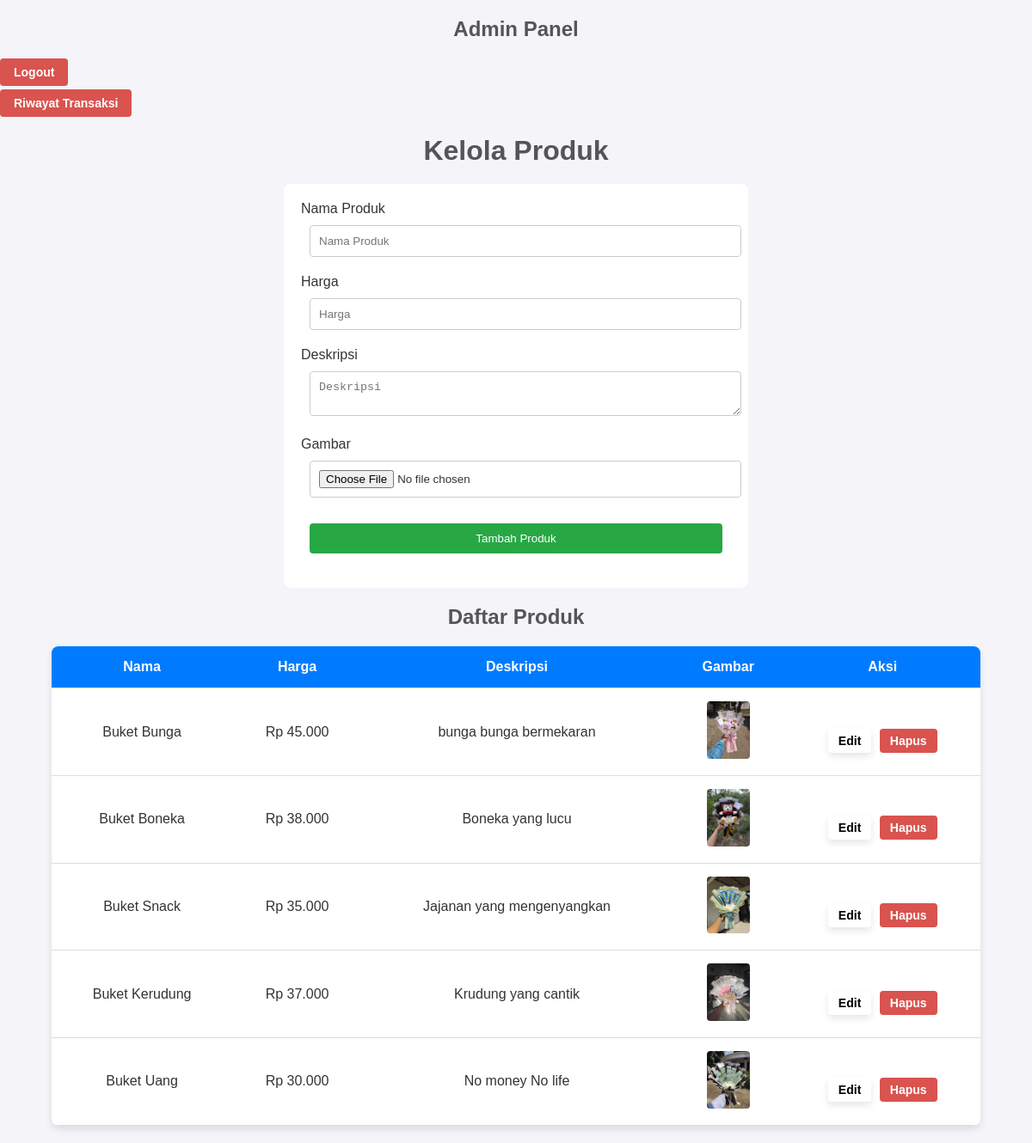
/admin.php (signed in), run on the app's committed database.
### tables this page shows
CREATE TABLE `produk` (
  `id` int(11) NOT NULL,
  `category_id` int(11) NOT NULL,
  `name` varchar(100) NOT NULL,
  `price` decimal(10,2) NOT NULL,
  `description` text DEFAULT NULL,
  `created_at` timestamp NOT NULL DEFAULT current_timestamp(),
  `image` varchar(255) NOT NULL
);

### admin.php (the view, shortened to what this page needs)
<?php
include 'koneksi.php';
?>
<!DOCTYPE html>
<html lang="en">
    <link rel="stylesheet" href= "style.css">
</head>
<body>
    <div class="admin-container">
        <div class="admin-sidebar">
            <h2>Admin Panel</h2>
            <ul>
                <li><a href="logout.php" class="logout-button">Logout</a></li>
                <li><a href="riwayat_transaksi.php" class="riwayat-trx">Riwayat Transaksi</a></li>
            </ul>
        </div>
        <div class="admin-content">
            <h1>Kelola Produk</h1>
            <form method="POST" enctype="multipart/form-data" class="admin-form">
                <label for="name">Nama Produk</label>
                <input type="text" id="name" name="name" placeholder="Nama Produk" required>
                <label for="price">Harga</label>
                <input type="number" id="price" name="price" placeholder="Harga" step="0.01" required>
                <label for="description">Deskripsi</label>
                <textarea id="description" name="description" placeholder="Deskripsi" required></textarea>
                <label for="image">Gambar</label>
                <input type="file" id="image" name="image" accept="image/*" required>
                <button type="submit" name="add_product">Tambah Produk</button>
            </form>
            <h2>Daftar Produk</h2>
            <table>
            <tr>
                <th>Nama</th>
                <th>Harga</th>
                <th>Deskripsi</th>
                <th>Gambar</th>
                <th>Aksi</th>
            </tr>
            <?php
        $products = mysqli_query($conn, "SELECT * FROM produk");
            while ($row = mysqli_fetch_assoc($products)) {
        echo "<tr>
                <td>{$row['name']}</td>
                <td>Rp " . number_format($row['price'], 0, ',', '.') . "</td>
                <td>{$row['description']}</td>
                <td><img src='foto/{$row['image']}' width='50'></td>
                <td>
                    <a href='edit_product.php?id={$row['id']}' class='edit-button'>Edit</a>
                    <a href='?delete_id={$row['id']}' class='delete-button' onclick='return confirm(\"Apakah Anda yakin ingin menghapus produk ini?\")'>Hapus</a>
                </td>
            </tr>";
            }
            ?>
            </table>
        </div>
    </div>
</body>
</html>

### style.css (style rules this page uses)
body, html { margin: 0; padding: 0; font-family: 'Roboto', sans-serif; background-color: #f0a5ce; color: #333; }
a { text-decoration: none; color: inherit; }
ul { list-style: none; margin: 0; padding: 0; }
body, html { margin: 0; padding: 0; font-family: 'Roboto', sans-serif; background-color: #f4f4f9; color: #333; }
.edit-button { text-align: center; margin-top: 20px; }
body { font-family: Arial, sans-serif; background-color: #f4f4f9; color: #333; margin: 0; padding: 0; }
h1, h2 { text-align: center; color: #555; margin-bottom: 20px; }
form { max-width: 500px; margin: 20px auto; background: #fff; padding: 20px; border-radius: 8px; }
form input, form textarea, form button { width: calc(100% - 20px); margin: 10px 10px 20px; padding: 10px; border: 1px solid #ccc; border-radius: 4px; }
form button { background-color: #28a745; color: #fff; border: none; cursor: pointer; transition: background-color 0.3s ease; }
table { width: 90%; margin: 20px auto; border-collapse: collapse; background: #fff; box-shadow: 0 4px 8px rgba(0, 0, 0, 0.1); border-radius: 8px; overflow: hidden; }
table th, table td { padding: 15px; text-align: center; border-bottom: 1px solid #ddd; }
table th { background-color: #007bff; color: #fff; }
table td img { max-width: 50px; border-radius: 4px; }
table a { text-decoration: none; color: #dc3545; font-weight: bold; }
.logout-button { display: inline-block; padding: 8px 16px; font-size: 14px; font-weight: bold; color: #fff; background-color: #d9534f; border: none; border-radius: 4px; margin-bottom: 4px; text-decoration: none; cursor: pointer; transition: background-color 0.3s ease; }
.riwayat-trx { display: inline-block; padding: 8px 16px; font-size: 14px; font-weight: bold; color: #fff; background-color: #d9534f; border: none; border-radius: 4px; text-decoration: none; cursor: pointer; transition: background-color 0.3s ease; }
.edit-button { display: inline-block; padding: 6px 12px; font-size: 14px; color: #000000; border: none; border-radius: 4px; text-decoration: none; cursor: pointer; margin-right: 5px; box-shadow: 0 4px 8px #0000001a; transition: background-color 0.3s ease; }
.delete-button { display: inline-block; padding: 6px 12px; font-size: 14px; color: #fff; background-color: #d9534f; border: none; border-radius: 4px; text-decoration: none; cursor: pointer; transition: background-color 0.3s ease; }

### admin.php (style rules this page uses)
body, html { font-family: Arial, sans-serif; background-color: #f4f4f9; color: #333; margin: 0; padding: 0; }

### data on the page
produk: name "Buket Bunga", price "45.000", description "bunga bunga bermekaran", image (picture)
produk: name "Buket Boneka", price "38.000", description "Boneka yang lucu", image (picture)
produk: name "Buket Snack", price "35.000", description "Jajanan yang mengenyangkan", image (picture)
produk: name "Buket Kerudung", price "37.000", description "Krudung yang cantik", image (picture)
produk: name "Buket Uang", price "30.000", description "No money No life", image (picture)
